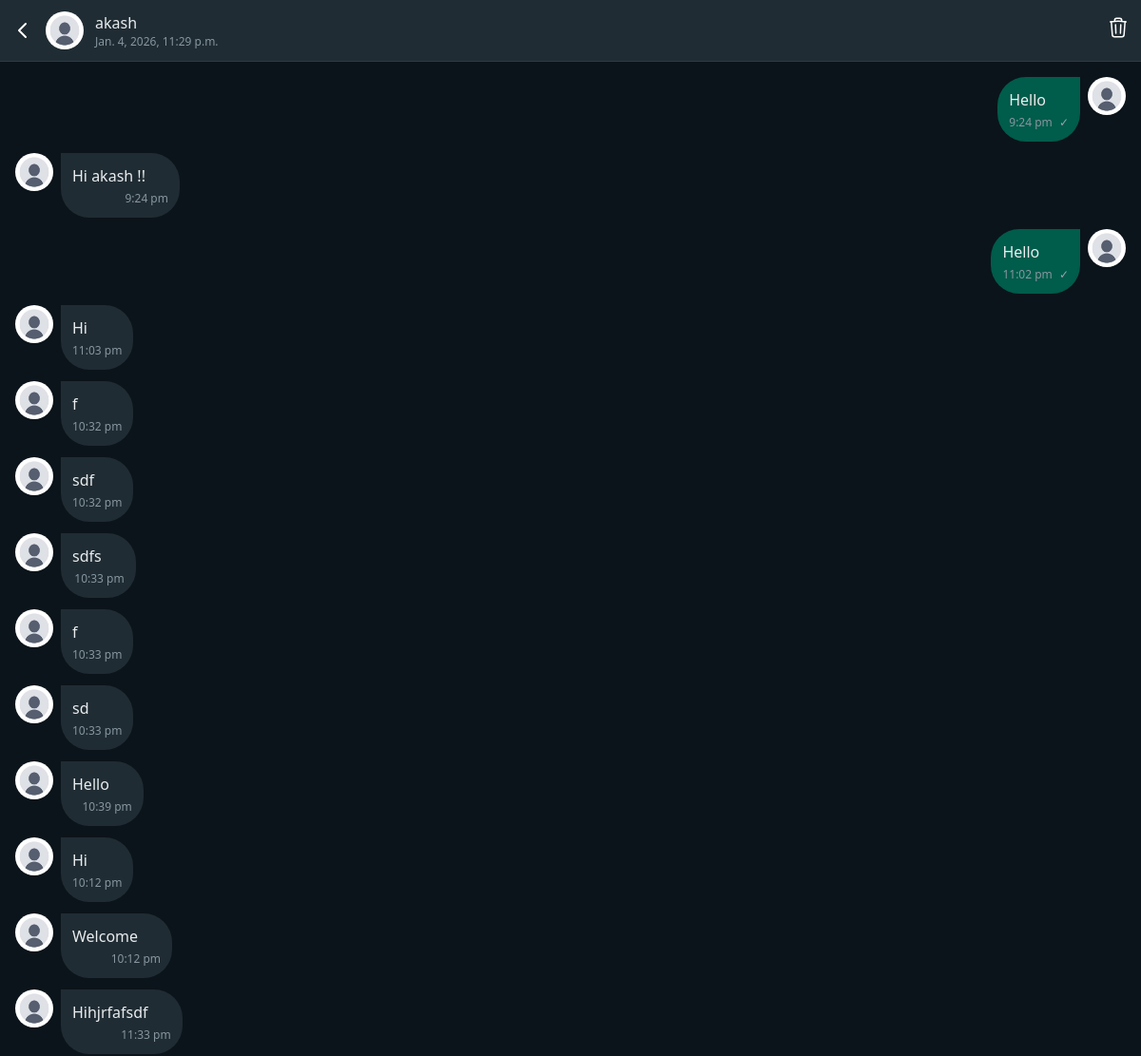
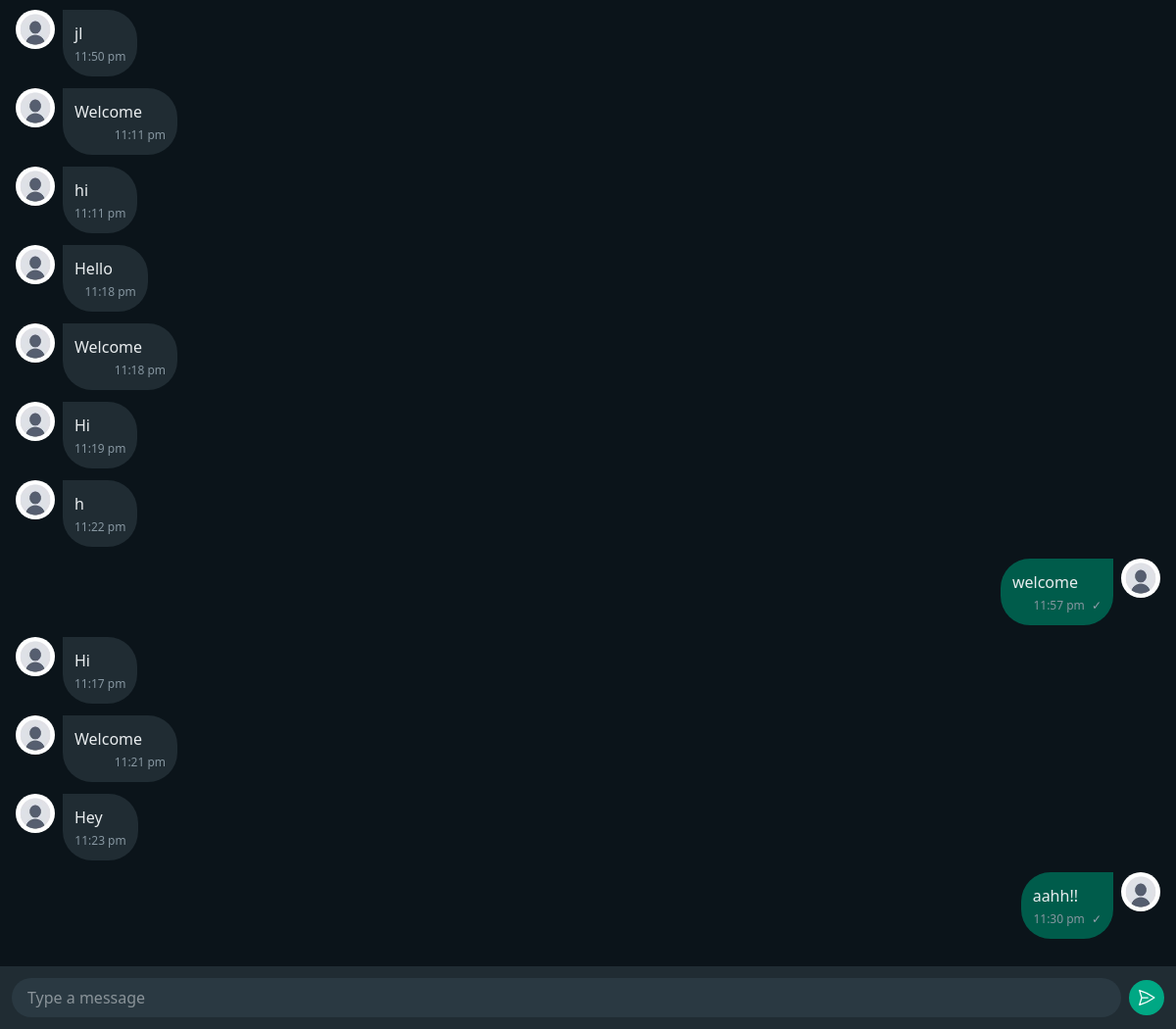
/chat/conversation/2 (signed in), run on the app's committed database (2 pictures, top to bottom).
### userauths/models.py (models this page shows, shortened)
class CustomUser(AbstractUser):
    username = models.CharField(
        max_length=20,
        unique=True,
        blank=False,
        validators=[
            RegexValidator(
                regex='^[a-zA-Z0-9_]+$',
                message='Username can only contain letters, numbers, and underscores',
                code='invalid_username'
            )
        ],
        help_text='Required 20 characters or fewer. Letters, digits and _ only.'
    )
    email = models.EmailField(
        unique=True,
        blank=False,
        help_text='Required. Must be a valid email address.'
    )
    bio = models.TextField(
        max_length=500,  # Increased from 100
        blank=True,  # Changed from False
        help_text='Tell us about yourself (500 characters max)'
    )
    avatar = models.ImageField(
        upload_to=userDirectoryPath,
        default='default.jpg',
        help_text='Profile picture (300x300 recommended)'
    )
    website = models.URLField(
        blank=True,
        default='',
        help_text='Your personal website'
    )
    facebook = models.URLField(
        blank=True,
        default='',
        help_text='Your Facebook profile URL'
    )
    instagram = models.URLField(  # Fixed typo from 'instagran'
        blank=True,
        default='',
        help_text='Your Instagram profile URL'
    )
    twitter = models.URLField(
        blank=True,
        default='',
        help_text='Your Twitter profile URL'
    )
    is_verified = models.BooleanField(
        default=False,
        help_text='Designates whether the user has verified their email'
    )
    last_activity = models.DateTimeField(
        null=True,
        blank=True,
        help_text='Last time the user was active'
    )
    USERNAME_FIELD = 'email'
    REQUIRED_FIELDS = ['username']  # Email is already required by default
    class Meta:
        verbose_name = 'User'
        verbose_name_plural = 'Users'
        ordering = ['-date_joined']

### chat/models.py (models this page shows, shortened)
class Messages(models.Model):
    sender = models.ForeignKey(CustomUser, on_delete=models.CASCADE, related_name="sent")
    recipient = models.ForeignKey(CustomUser, on_delete=models.CASCADE, related_name="received")
    body = models.TextField()
    created_at = models.DateTimeField(auto_now_add=True)
    delivered = models.BooleanField(default=False)
    seen = models.BooleanField(default=False)
    deleted_for_sender = models.BooleanField(default=False)
    deleted_for_recipient = models.BooleanField(default=False)
    class Meta:
        db_table = 'messages'
        ordering = ['-created_at']
    @classmethod
    def getConversation(cls, user, partner_id):
        try:
            partner = CustomUser.objects.get(id=partner_id)
        except CustomUser.DoesNotExist:
            return None  # Or raise exception
        messages = (
            Messages.objects.filter(
                Q(sender=user, recipient=partner, deleted_for_sender=False) |
                Q(sender=partner, recipient=user, deleted_for_recipient=False)
            )
            .select_related("sender", "recipient")  # PERFORMANCE BOOST
            .order_by("created_at")
        )
        Messages.objects.filter(
            sender=partner,
            recipient=user,
            seen=False
        ).update(seen=True)
        return {
            "partner": partner,
            "messages": messages,
        }

### chat/views.py (the view)
# urls.py: path('conversation/<int:partner_id>', getConversationView.as_view(), name='conversation'),
class getConversationView(LoginRequiredMixin, View):
    login_url = '/'  # Redirect URL if not authenticated
    redirect_field_name = 'next'  # Default (optional)
    def get(self, request, partner_id):
        try:
            conversation = Messages.getConversation(user=request.user, partner_id=partner_id)
        except Exception as e:
            messages.error(request, f"Error loading conversations: {str(e)}")
        return render(request, 'chat/conversation.html', context={'conversation': conversation})

### templates/chat/conversation.html (shortened to what this page needs)
{% extends "chat/base.html" %}
{% block content %}
  {% load static %}
  <div
    id="chat-container"
    class="flex flex-col h-screen bg-[#0B141A]"
    data-conversation-id="{{ conversation.id }}"
    data-user-id="{{ request.user.id }}"
    data-user-name="{{ request.user.username }}"
    data-user-avatar="{{ request.user.avatar.url }}"
    data-recipient-id="{{ conversation.partner.id }}"
    data-recipient-name="{{ conversation.partner.username }}"
    data-recipient-avatar="{{ conversation.partner.avatar.url }}"
    data-recipient-last-active="{{ conversation.partner.last_activity }}"
  >
    {% if conversation.partner %}
    <div
      class="p-3 border-b border-[#2F3B43] bg-[#202C33] flex justify-between items-center"
    >
      <div>
        <div class="flex items-center space-x-3">
          <a
            href="{% url 'user-conversations' %}"
            class="text-white"
            title="Back"
          >
            <svg
              class="w-6 h-6"
              fill="none"
              stroke="currentColor"
              viewBox="0 0 24 24"
            >
              <path
                stroke-linecap="round"
                stroke-linejoin="round"
                stroke-width="2"
                d="M15 19l-7-7 7-7"
              ></path>
            </svg>
          </a>
          <img
            src="{{ conversation.partner.avatar.url|default:'/media/default.jpg' }}"
            alt="{{ conversation.partner.username }}"
            class="w-10 h-10 rounded-full object-cover"
            onerror="this.src='/static/images/default-avatar.jpg'"
          />
          <div>
            <h2 class="font-medium text-[#E9EDEF]">
              {{ conversation.partner.username }}
            </h2>
            <p id="presence-status" class="text-xs text-[#8696A0]">
              {{ conversation.partner.last_activity }}
            </p>
          </div>
        </div>
      </div>
      <a href="">
        <button class="text-[#fff] cursor-pointer" title="Clear chats">
        </button>
      </a>
    </div>
    {% endif %}
    <div
      class="flex-1 overflow-y-auto p-4 space-y-2 bg-[#0B141A] bg-opacity-95"
      id="messages-container"
    >
      {% for message in conversation.messages %}
        <div class="flex w-full gap-2 mb-3 {% if message.sender == request.user %}flex-row-reverse{% else %}justify-start{% endif %}">
          <img
            src="{{ message.sender.avatar.url|default:'/media/default.jpg' }}"
            alt="{{ message.sender.username }}"
            class="w-10 h-10 rounded-full object-cover flex-shrink-0"
            onerror="this.src='/static/images/default-avatar.jpg'"
          />
          <div
            class="max-w-[65%] rounded-br-[30px] rounded-bl-[30px] p-3 {% if message.sender == request.user %}rounded-tl-[30px] bg-[#005C4B]{% else %}rounded-tr-[30px] bg-[#202C33]{% endif %} group relative"
          >
            <div class="relative">
              <p class="text-[#E9EDEF] pr-6">{{ message.body }}</p>
            </div>
            <p class="text-xs text-[#8696A0] text-right mt-1">
              {{ message.created_at|time:"g:i A"|lower }}
              {% if message.sender == request.user %}
                {% if message.recipientId_has_read %}
                  <span class="ml-1 text-[#53BDEB]">✓✓</span>
                {% else %}
                  <span class="ml-1 text-gray-400">✓</span>
                {% endif %}
              {% endif %}
            </p>
          </div>
        </div>
      {% empty %}
        <div class="text-center text-[#8696A0] py-8">No messages yet</div>
      {% endfor %}
    </div>
    <div class="p-3 bg-[#202C33]">
      <form method="post" id="chat-form" class="flex items-center gap-2 w-full">
        <div class="flex-1 min-w-0">
          <input
            type="text"
            name="body"
            id="body"
            placeholder="Type a message"
            class="w-full bg-[#2A3942] text-[#E9EDEF] rounded-full px-4 py-2 focus:outline-none focus:ring-1 focus:ring-[#00A884]"
            autocomplete="off"
            required
          />
        </div>
        <button
          type="submit"
          class="shrink-0 bg-[#00A884] text-white rounded-full p-2 hover:bg-[#06CF9C] focus:outline-none focus:ring-1 focus:ring-white cursor-pointer"
          aria-label="Send message"
        >
          <svg
            xmlns="http://www.w3.org/2000/svg"
            class="h-5 w-5"
            fill="none"
            viewBox="0 0 24 24"
            stroke-width="1.5"
            stroke="currentColor"
            class="size-6"
          >
            <path
              stroke-linecap="round"
              stroke-linejoin="round"
              d="M6 12 3.269 3.125A59.769 59.769 0 0 1 21.485 12 59.768 59.768 0 0 1 3.27 20.875L5.999 12Zm0 0h7.5"
            />
          </svg>
        </button>
      </form>
    </div>
  </div>
{% endblock content %}

### data on the page
CustomUser: partner.avatar (placeholder picture), partner.username "akash", partner.last_activity "Jan. 4, 2026, 11:29 p.m."
Messages: sender.avatar (placeholder picture), body "Hello", created_at "9:24 pm"
Messages: sender.avatar (placeholder picture), body "Hi akash !!", created_at "9:24 pm"
Messages: sender.avatar (placeholder picture), body "Hello", created_at "11:02 pm"
Messages: sender.avatar (placeholder picture), body "Hi", created_at "11:03 pm"
Messages: sender.avatar (placeholder picture), body "f", created_at "10:32 pm"
Messages: sender.avatar (placeholder picture), body "sdf", created_at "10:32 pm"
Messages: sender.avatar (placeholder picture), body "sdfs", created_at "10:33 pm"
Messages: sender.avatar (placeholder picture), body "f", created_at "10:33 pm"
Messages: sender.avatar (placeholder picture), body "sd", created_at "10:33 pm"
Messages: sender.avatar (placeholder picture), body "Hello", created_at "10:39 pm"
Messages: sender.avatar (placeholder picture), body "Hi", created_at "10:12 pm"
Messages: sender.avatar (placeholder picture), body "Welcome", created_at "10:12 pm"
Messages: sender.avatar (placeholder picture), body "Hihjrfafsdf", created_at "11:33 pm"
Messages: sender.avatar (placeholder picture), body "jl", created_at "11:50 pm"
Messages: sender.avatar (placeholder picture), body "Welcome", created_at "11:11 pm"
Messages: sender.avatar (placeholder picture), body "hi", created_at "11:11 pm"
Messages: sender.avatar (placeholder picture), body "Hello", created_at "11:18 pm"
Messages: sender.avatar (placeholder picture), body "Welcome", created_at "11:18 pm"
Messages: sender.avatar (placeholder picture), body "Hi", created_at "11:19 pm"
Messages: sender.avatar (placeholder picture), body "h", created_at "11:22 pm"
Messages: sender.avatar (placeholder picture), body "welcome", created_at "11:57 pm"
Messages: sender.avatar (placeholder picture), body "Hi", created_at "11:17 pm"
Messages: sender.avatar (placeholder picture), body "Welcome", created_at "11:21 pm"
Messages: sender.avatar (placeholder picture), body "Hey", created_at "11:23 pm"
Messages: sender.avatar (placeholder picture), body "aahh!!", created_at "11:30 pm"
